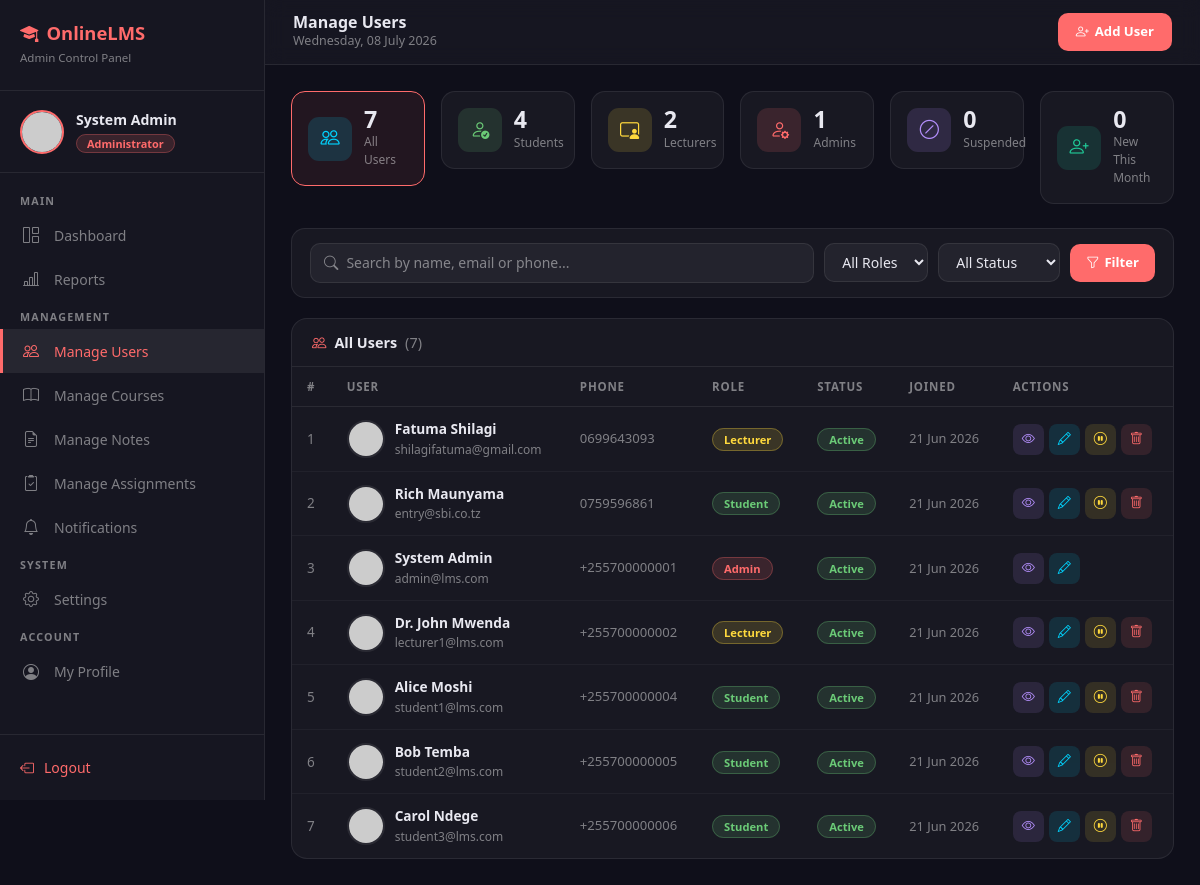
/admin/manage_users.php (signed in), run on the app's committed database.
### tables this page shows
CREATE TABLE `users` (
  `id` int(11) NOT NULL,
  `name` varchar(100) NOT NULL,
  `email` varchar(150) NOT NULL,
  `password` varchar(255) NOT NULL,
  `role` enum('admin','lecturer','student') NOT NULL DEFAULT 'student',
  `profile_picture` varchar(255) DEFAULT 'profile-default.png',
  `phone` varchar(20) DEFAULT NULL,
  `status` enum('active','inactive','suspended') DEFAULT 'active',
  `created_at` timestamp NOT NULL DEFAULT current_timestamp(),
  `updated_at` timestamp NOT NULL DEFAULT current_timestamp() ON UPDATE current_timestamp()
);

### admin/manage_users.php (the view, shortened to what this page needs)
<?php
require_once '../includes/db_connection.php';
$admin_id   = $_SESSION['user_id'];
$admin_name = $_SESSION['user_name'];
$search        = isset($_GET['search']) ? trim(mysqli_real_escape_string($conn, $_GET['search'])) : '';
$filter_role   = isset($_GET['role'])   ? $_GET['role']   : '';
$filter_status = isset($_GET['status']) ? $_GET['status'] : '';
$page          = isset($_GET['page']) && is_numeric($_GET['page']) ? intval($_GET['page']) : 1;
$per_page      = 8;
$offset        = ($page - 1) * $per_page;
$where = "WHERE 1=1";
$total_rows = mysqli_fetch_assoc(
    mysqli_query($conn, "SELECT COUNT(*) as total FROM users $where")
)['total'];
$users = mysqli_query($conn,
    "SELECT * FROM users $where
     ORDER BY created_at DESC
     LIMIT $per_page OFFSET $offset"
);
$count_all      = mysqli_fetch_assoc(mysqli_query($conn, "SELECT COUNT(*) as t FROM users"))['t'];
$count_students = mysqli_fetch_assoc(mysqli_query($conn, "SELECT COUNT(*) as t FROM users WHERE role='student'"))['t'];
$count_lecturers= mysqli_fetch_assoc(mysqli_query($conn, "SELECT COUNT(*) as t FROM users WHERE role='lecturer'"))['t'];
$count_admins   = mysqli_fetch_assoc(mysqli_query($conn, "SELECT COUNT(*) as t FROM users WHERE role='admin'"))['t'];
$count_suspended= mysqli_fetch_assoc(mysqli_query($conn, "SELECT COUNT(*) as t FROM users WHERE status='suspended'"))['t'];
$count_new      = mysqli_fetch_assoc(mysqli_query($conn,
    "SELECT COUNT(*) as t FROM users
     WHERE MONTH(created_at)=MONTH(NOW()) AND YEAR(created_at)=YEAR(NOW())"))['t'];
$admin = mysqli_fetch_assoc(
    mysqli_query($conn, "SELECT * FROM users WHERE id = '$admin_id'")
);
?>
<!DOCTYPE html>
<html lang="en">
<head>
    <link rel="stylesheet" href="https://cdn.jsdelivr.net/npm/bootstrap@5.3.0/dist/css/bootstrap.min.css">
    <link rel="stylesheet" href="https://cdn.jsdelivr.net/npm/bootstrap-icons@1.10.5/font/bootstrap-icons.css">
</head>
<body>
<aside class="sidebar" id="sidebar">
    <div class="sidebar-brand">
        <h5><i class="bi bi-mortarboard-fill me-2"></i>OnlineLMS</h5>
        <span>Admin Control Panel</span>
    </div>
    <div class="sidebar-profile">
        <img src="../uploads/profiles/<?= htmlspecialchars($admin['profile_picture']) ?>"
             onerror="this.src='https://ui-avatars.com/api/?name=<?= urlencode($admin_name) ?>&background=ff6b6b&color=fff&size=44'"
             alt="Admin">
        <div>
            <div class="name"><?= htmlspecialchars($admin_name) ?></div>
            <span class="role-badge">Administrator</span>
        </div>
    </div>
    <nav class="sidebar-nav">
        <div class="nav-section">Main</div>
        <a href="dashboard.php"><i class="bi bi-grid-1x2"></i> Dashboard</a>
        <a href="reports.php"><i class="bi bi-bar-chart-line"></i> Reports</a>
        <div class="nav-section">Management</div>
        <a href="manage_users.php" class="active"><i class="bi bi-people"></i> Manage Users
        </a>
        <a href="manage_courses.php"><i class="bi bi-book"></i> Manage Courses</a>
        <a href="manage_notes.php"><i class="bi bi-file-earmark-text"></i> Manage Notes</a>
        <a href="manage_assignments.php"><i class="bi bi-clipboard2-check"></i> Manage Assignments</a>
        <a href="manage_notifications.php"><i class="bi bi-bell"></i> Notifications</a>
        <div class="nav-section">System</div>
        <a href="settings.php"><i class="bi bi-gear"></i> Settings</a>
        <div class="nav-section">Account</div>
        <a href="profile.php"><i class="bi bi-person-circle"></i> My Profile</a>
    </nav>
    <div class="sidebar-footer">
        <a href="../logout.php" onclick="return confirm('Logout?')">
            <i class="bi bi-box-arrow-left"></i> Logout
        </a>
    </div>
</aside>
<div class="main-content">
    <div class="topbar">
        <div class="d-flex align-items-center gap-3">
            <div class="topbar-left">
                <h6>Manage Users</h6>
                <p><?= date('l, d F Y') ?></p>
            </div>
        </div>
        <div class="topbar-right">
            <button class="btn-add"
                    data-bs-toggle="modal"
                    data-bs-target="#addUserModal">
                <i class="bi bi-person-plus"></i> Add User
            </button>
        </div>
    </div>
    <div class="page-body">
        <div class="row g-3 mb-4">
            <div class="col-6 col-md-2">
                <a href="manage_users.php"
                   class="stat-card <?= !$filter_role && !$filter_status ? 'active-filter' : '' ?>">
                    <div class="stat-icon si-blue"><i class="bi bi-people"></i></div>
                    <div class="stat-info">
                        <h4><?= $count_all ?></h4>
                        <p>All Users</p>
                    </div>
                </a>
            </div>
            <div class="col-6 col-md-2">
                <a href="manage_users.php?role=student"
                   class="stat-card <?= $filter_role=='student' ? 'active-filter' : '' ?>">
                    <div class="stat-icon si-green"><i class="bi bi-person-check"></i></div>
                    <div class="stat-info">
                        <h4><?= $count_students ?></h4>
                        <p>Students</p>
                    </div>
                </a>
            </div>
            <div class="col-6 col-md-2">
                <a href="manage_users.php?role=lecturer"
                   class="stat-card <?= $filter_role=='lecturer' ? 'active-filter' : '' ?>">
                    <div class="stat-icon si-yellow"><i class="bi bi-person-video3"></i></div>
                    <div class="stat-info">
                        <h4><?= $count_lecturers ?></h4>
                        <p>Lecturers</p>
                    </div>
                </a>
            </div>
            <div class="col-6 col-md-2">
                <a href="manage_users.php?role=admin"
                   class="stat-card <?= $filter_role=='admin' ? 'active-filter' : '' ?>">
                    <div class="stat-icon si-red"><i class="bi bi-person-gear"></i></div>
                    <div class="stat-info">
                        <h4><?= $count_admins ?></h4>
                        <p>Admins</p>
                    </div>
                </a>
            </div>
            <div class="col-6 col-md-2">
                <a href="manage_users.php?status=suspended"
                   class="stat-card <?= $filter_status=='suspended' ? 'active-filter' : '' ?>">
                    <div class="stat-icon si-purple"><i class="bi bi-slash-circle"></i></div>
                    <div class="stat-info">
                        <h4><?= $count_suspended ?></h4>
                        <p>Suspended</p>
                    </div>
                </a>
            </div>
            <div class="col-6 col-md-2">
                <div class="stat-card">
                    <div class="stat-icon si-teal"><i class="bi bi-person-plus"></i></div>
                    <div class="stat-info">
                        <h4><?= $count_new ?></h4>
                        <p>New This Month</p>
                    </div>
                </div>
            </div>
        </div>
        <form method="GET" action="">
            <div class="filter-bar">
                <div class="search-box">
                    <i class="bi bi-search"></i>
                    <input type="text"
                           name="search"
                           placeholder="Search by name, email or phone..."
                           value="<?= htmlspecialchars($search) ?>">
                </div>
                <select name="role" class="filter-select">
                    <option value="">All Roles</option>
                </select>
                <select name="status" class="filter-select">
                    <option value="">All Status</option>
                </select>
                <button type="submit" class="btn-filter">
                    <i class="bi bi-funnel"></i> Filter
                </button>
            </div>
        </form>
        <div class="table-card">
            <div class="table-header">
                <h6>
                    <i class="bi bi-people" style="color:var(--accent)"></i>
                    All Users
                    <span style="color:var(--muted); font-weight:400;">(<?= $total_rows ?>)</span>
                </h6>
            </div>
            <div class="table-responsive">
                <table>
                    <thead>
                        <tr>
                            <th>#</th>
                            <th>User</th>
                            <th>Phone</th>
                            <th>Role</th>
                            <th>Status</th>
                            <th>Joined</th>
                            <th>Actions</th>
                        </tr>
                    </thead>
                    <tbody>
                        <?php if (mysqli_num_rows($users) > 0):
                              $sn = $offset + 1;
                              while ($user = mysqli_fetch_assoc($users)): ?>
                            <tr>
                                <td style="color:var(--muted)"><?= $sn++ ?></td>
                                <td>
                                    <div class="user-cell">
                                        <img src="../uploads/profiles/<?= htmlspecialchars($user['profile_picture']) ?>"
                                             onerror="this.src='https://ui-avatars.com/api/?name=<?= urlencode($user['name']) ?>&background=random&color=fff&size=38'"
                                             class="user-avatar" alt="User">
                                        <div>
                                            <div class="user-name"><?= htmlspecialchars($user['name']) ?></div>
                                            <div class="user-email"><?= htmlspecialchars($user['email']) ?></div>
                                        </div>
                                    </div>
                                </td>
                                <td style="color:var(--muted); font-size:0.82rem;">
                                    <?= htmlspecialchars($user['phone'] ?? '—') ?>
                                </td>
                                <td>
                                    <span class="role-pill role-<?= $user['role'] ?>">
                                        <?= ucfirst($user['role']) ?>
                                    </span>
                                </td>
                                <td>
                                    <span class="status-pill status-<?= $user['status'] ?>">
                                        <?= ucfirst($user['status']) ?>
                                    </span>
                                </td>
                                <td style="color:var(--muted); font-size:0.8rem;">
                                    <?= date('d M Y', strtotime($user['created_at'])) ?>
                                </td>
                                <td>
                                    <div class="action-btns">
                                        <button class="btn-icon btn-view"
                                                title="View"
                                                onclick="openViewModal(
                                                    '<?= addslashes($user['name']) ?>',
                                                    '<?= addslashes($user['email']) ?>',
                                                    '<?= addslashes($user['phone'] ?? '') ?>',
                                                    '<?= $user['role'] ?>',
                                                    '<?= $user['status'] ?>',
                                                    '<?= $user['created_at'] ?>',
                                                    '<?= htmlspecialchars($user['profile_picture']) ?>'
                                                )">
                                            <i class="bi bi-eye"></i>
                                        </button>
                                        <button class="btn-icon btn-edit"
                                                title="Edit"
                                                onclick="openEditModal(
                                                    <?= $user['id'] ?>,
                                                    '<?= addslashes($user['name']) ?>',
                                                    '<?= addslashes($user['email']) ?>',
                                                    '<?= addslashes($user['phone'] ?? '') ?>',
                                                    '<?= $user['role'] ?>',
                                                    '<?= $user['status'] ?>',
                                                    '<?= htmlspecialchars($user['profile_picture']) ?>'
                                                )">
                                            <i class="bi bi-pencil"></i>
                                        </button>
                                        <?php if ($user['id'] != $admin_id): ?>
                                            <a href="manage_users.php?toggle=<?= $user['id'] ?>&search=<?= $search ?>&role=<?= $filter_role ?>&status=<?= $filter_status ?>&page=<?= $page ?>"
                                               class="btn-icon btn-toggle"
                                               title="<?= $user['status']==='active' ? 'Suspend' : 'Activate' ?>"
                                               onclick="return confirm('Change user status?')">
                                                <i class="bi bi-<?= $user['status']==='active' ? 'pause-circle' : 'play-circle' ?>"></i>
                                            </a>
                                        <?php endif; ?>
                                        <?php if ($user['id'] != $admin_id): ?>
                                            <a href="manage_users.php?delete=<?= $user['id'] ?>&search=<?= $search ?>&role=<?= $filter_role ?>&status=<?= $filter_status ?>&page=<?= $page ?>"
                                               class="btn-icon btn-delete"
                                               title="Delete"
                                               onclick="return confirm('Delete this user permanently?')">
                                                <i class="bi bi-trash"></i>
                                            </a>
                                        <?php endif; ?>
                                    </div>
                                </td>
                            </tr>
                        <?php endwhile; endif; ?>
                    </tbody>
                </table>
            </div>
        </div>
    </div>
</div>
</body>
</html>

### data on the page
users: name "Fatuma Shilagi", email "shilagifatuma@gmail.com", phone "0699643093", role "Lecturer", status "Active", created_at "21 Jun 2026"
users: name "Rich Maunyama", email "entry@sbi.co.tz", phone "0759596861", role "Student", status "Active", created_at "21 Jun 2026"
users: name "System Admin", email "admin@lms.com", phone "+255700000001", role "Admin", status "Active", created_at "21 Jun 2026"
users: name "Dr. John Mwenda", email "lecturer1@lms.com", phone "+255700000002", role "Lecturer", status "Active", created_at "21 Jun 2026"
users: name "Alice Moshi", email "student1@lms.com", phone "+255700000004", role "Student", status "Active", created_at "21 Jun 2026"
users: name "Bob Temba", email "student2@lms.com", phone "+255700000005", role "Student", status "Active", created_at "21 Jun 2026"
users: name "Carol Ndege", email "student3@lms.com", phone "+255700000006", role "Student", status "Active", created_at "21 Jun 2026"

### other printed values
$admin_name "System Admin"
$count_all "7"
$count_students "4"
$count_lecturers "2"
$count_admins "1"
$count_suspended "0"
$count_new "0"
$total_rows "7"
